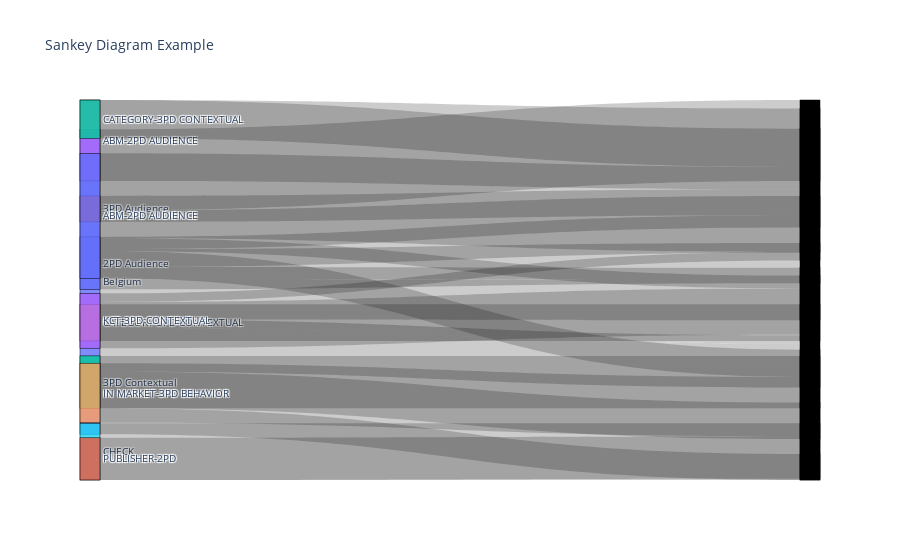

The notebook cell this image was saved under:
### Code cell
# Create a Sankey diagram
fig = go.Figure(go.Sankey(
    node=create_node_dict('Country'),
    link=create_link_dict('Country', '1/2/3 PD', 'Spend'),
))

# Add more nodes and links
fig.add_trace(go.Sankey(
    node=create_node_dict('1/2/3 PD'),
    link=create_link_dict('1/2/3 PD', 'Audience Type Category', 'Spend'),
))

fig.add_trace(go.Sankey(
    node=create_node_dict('Audience Type Category'),
    link=create_link_dict('Audience Type Category', 'Vehicle', 'Spend'),
))

# Customize the Sankey diagram appearance (optional)
fig.update_layout(
    title_text="Sankey Diagram Example",
    font_size=10,
    hovermode="x",
)

# Display the Sankey diagram
fig.show()

### Figure 1 — Plotly figure (JSON) as saved in the notebook; plotly's stock layout.template omitted (floating-point values rounded to 4 significant figures)
{"data": [{"link": {"source": [0, 0, 0, 0, 0, 0, 0, 0, 0, 0, 0, 1, 1, 1, 2, 3, 3, 3, 4, 5, 6, 7], "target": [1, 1, 1, 2, 3, 3, 3, 4, 5, 6, 7], "value": [0, 5015.0, 16510.0, 10660.0, 0, 3400.0, 18071, 33200.0, 15000.0, 23300.0, 0]}, "node": {"label": ["Belgium"], "line": {"color": "black", "width": 0.5}, "pad": 15, "thickness": 20}, "type": "sankey"}, {"link": {"source": [0, 0, 0, 1, 2, 2, 2, 3, 4, 5, 6, 7, 7, 8, 7, 9, 10, 10, 7, 9, 11, 10], "target": [7, 7, 8, 7, 9, 10, 10, 7, 9, 11, 10], "value": [0, 5015.0, 16510.0, 10660.0, 0, 3400.0, 18071, 33200.0, 15000.0, 23300.0, 0]}, "node": {"label": ["2PD Audience", "3PD Audience", "3PD Contextual", "ABM-2PD AUDIENCE", "CATEGORY-3PD CONTEXTUAL", "CHECK", "KCT-3PD CONTEXTUAL"], "line": {"color": "black", "width": 0.5}, "pad": 15, "thickness": 20}, "type": "sankey"}, {"link": {"source": [0, 0, 1, 0, 2, 3, 3, 0, 2, 4, 3, 5, 6, 7, 7, 5, 5, 6, 5, 5, 7, 5], "target": [5, 6, 7, 7, 5, 5, 6, 5, 5, 7, 5], "value": [0, 5015.0, 16510.0, 10660.0, 0, 3400.0, 18071, 33200.0, 15000.0, 23300.0, 0]}, "node": {"label": ["ABM-2PD AUDIENCE", "PUBLISHER-2PD", "CATEGORY-3PD CONTEXTUAL", "KCT-3PD CONTEXTUAL", "IN MARKET-3PD BEHAVIOR"], "line": {"color": "black", "width": 0.5}, "pad": 15, "thickness": 20}, "type": "sankey"}], "layout": {"font": {"size": 10}, "hovermode": "x", "title": {"text": "Sankey Diagram Example"}}}
